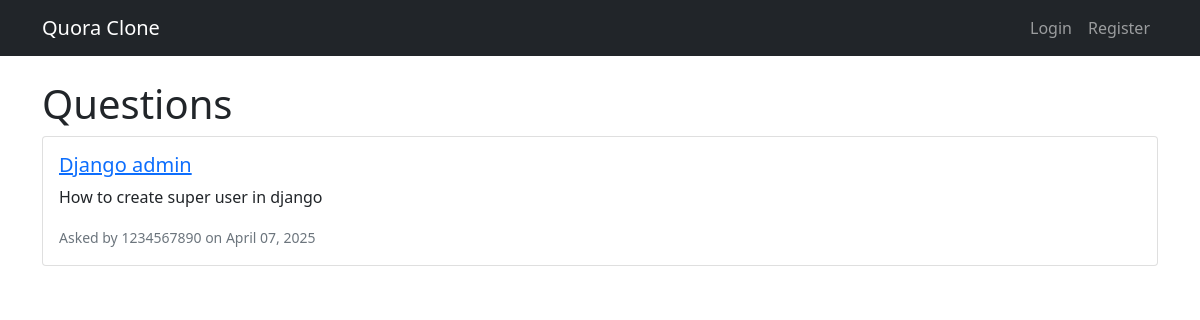
Before: / with the older database file.
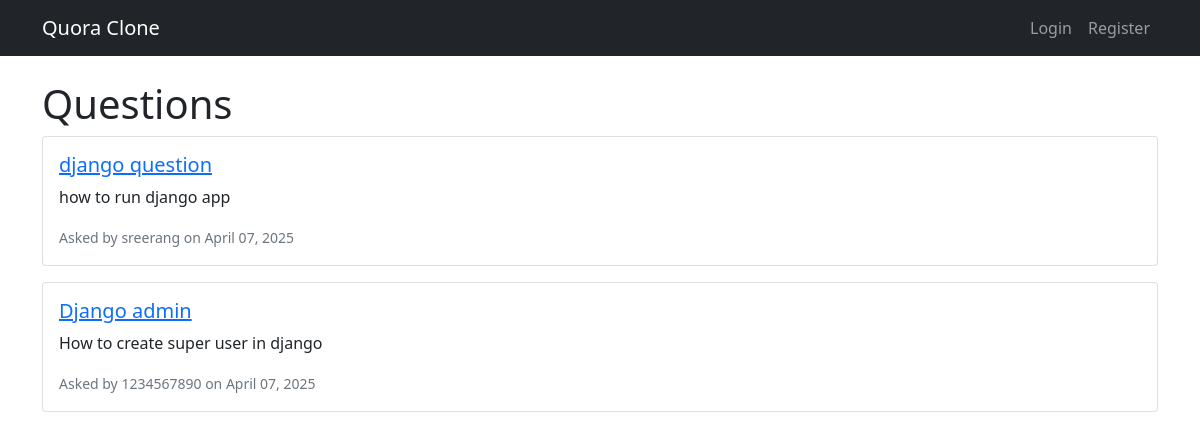
After: the same page with the newer database file.
### qna/models.py (models this page shows, shortened)
class Question(models.Model):
    author = models.ForeignKey(User, on_delete=models.CASCADE)
    title = models.CharField(max_length=200)
    content = models.TextField()
    created_at = models.DateTimeField(default=timezone.now)
    updated_at = models.DateTimeField(auto_now=True)

### qna/views.py (the view)
# urls.py: path('', QuestionListView.as_view(), name='home'),
class QuestionListView(ListView):
    model = Question
    template_name = 'qna/home.html'
    context_object_name = 'questions'
    ordering = ['-created_at']

### qna/templates/qna/home.html
{% extends "qna/base.html" %}
{% block content %}
    <h1>Questions</h1>
    {% for question in questions %}
        <div class="card mb-3">
            <div class="card-body">
                <h5 class="card-title">
                    <a href="{% url 'question-detail' question.pk %}">{{ question.title }}</a>
                </h5>
                <p class="card-text">{{ question.content|truncatechars:200 }}</p>
                <small class="text-muted">
                    Asked by {{ question.author.username }} on {{ question.created_at|date:"F d, Y" }}
                </small>
            </div>
        </div>
    {% empty %}
        <p>No questions yet.</p>
    {% endfor %}
{% endblock %}

Changed rows visible on the page:
added Question: title "django question", content "how to run django app", author.username "sreerang", created_at "April 07, 2025"
